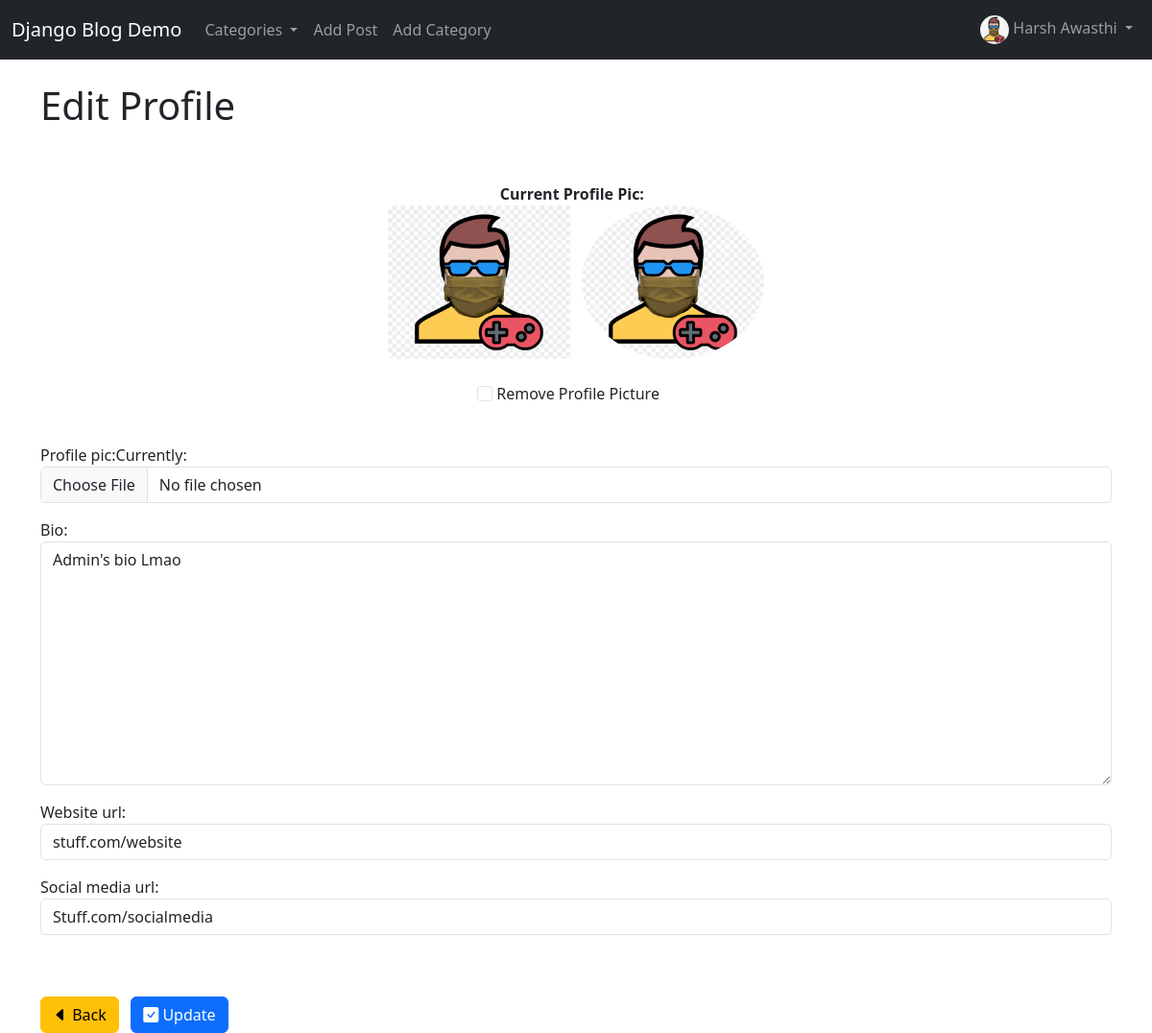
The page /1/1/editprofile/ (signed in) on the database its author committed.
### BlogDemo/models.py (models this page shows, shortened)
class UserProfile(models.Model):
    user = models.OneToOneField(User,null=True,on_delete=models.CASCADE)
    bio = models.TextField()
    profile_pic = models.ImageField(null=True,blank=True,upload_to='images/profilepics')
    social_media_url = models.CharField(max_length=255,null=True,blank=True)
    website_url = models.CharField(max_length=255,null=True,blank=True)

### AuthUsersSystem/views.py (the view)
# urls.py: path('<int:pk>/editprofile/', EditProfileView.as_view(),name='edit-profile'),
class EditProfileView(SuccessMessageMixin, generic.UpdateView):
    model = UserProfile
    form_class = EditProfileForm
    template_name = 'registration/edit_profile.html'
    success_url = reverse_lazy('home')
    success_message = "Profile updated successfully!"
    def get_context_data(self, *args, **kwargs):
        cat_menu = Category.objects.filter(id__lte=5)
        context = super(EditProfileView,self).get_context_data(*args,**kwargs)
        context["cat_menu"] = cat_menu
        return context

### AuthUsersSystem/forms.py
class EditProfileForm(forms.ModelForm):
    class Meta:
        model = UserProfile
        fields = ('profile_pic','bio','website_url','social_media_url')
        widgets ={
            'website_url' : forms.TextInput(attrs={'class':'form-control'}),
            'social_media_url' : forms.TextInput(attrs={'class':'form-control'}),
            'bio' : forms.Textarea(attrs={'class':'form-control'}),
            'profile_pic' : forms.ClearableFileInput(attrs={'class':'form-control'}),
        }

### BlogDemo/models.py (called while the page is built)
    def __str__(self):
        return self.name

### AuthUsersSystem/templates/registration/edit_profile.html (shortened to what this page needs)
{% extends 'base.html' %}
{% load static %}
{% block content %}
    {% if user.is_authenticated %}
        {% if user.id == userprofile.user.id %}
            <h1>Edit Profile</h1>
            <br/>
            <div class="form-group">
                <form id="edit_profile_form" method="POST" enctype="multipart/form-data">
                    {% if user.userprofile.profile_pic %}
                        <div class="container" align="center">
                            <br id="profile_preview_br" />
                            <label for="profile_preview" id="profile_preview_label"><strong>Current Profile Pic:</strong>&nbsp;&nbsp;</label><br/>
                            <img id="profile_preview" src="{{ user.userprofile.profile_pic.url }}" height="160" width ="190" class="rounded-start" alt="Profile Picture Preview">&nbsp;&nbsp;
                            <img id="profile_preview_rounded" src="{{ user.userprofile.profile_pic.url }}" height="160" width ="190" class="rounded-circle" alt="Profile Picture Preview">
                            <br/><br/>
                            <div class="mb-3 form-check-inline">
                                <input type="checkbox" class="form-check-input" name="profile_pic-clear" id="profile_pic-clear_id">
                                <label class="form-check-label" for="profile_pic-clear_id">Remove Profile Picture</label>
                            </div>
                        </div>
                    {% endif %}
                    <br/>
                    {{ form.as_p }}
                    <br/><br/>
                    <a href="{% url 'home' %}" class="btn btn-warning">
                        <i class="bi bi-caret-left-fill"></i>&nbsp;Back
                    </a>&nbsp;&nbsp;
                    <button type="submit" class="btn btn-primary"><i class="bi bi-check-square-fill"></i>&nbsp;Update</button>
                </form>
            </div>
        {% else %}
            <h1>User Access Denied</h1>
        {% endif %}
    {% else %}
        <h1>Access Denied</h1>
    {% endif %}
{% endblock %}

### BlogDemo/templates/base.html (shortened to what this page needs)
<!doctype html>
<html lang="en">
  <head>
    <link href="https://cdn.jsdelivr.net/npm/bootstrap@5.3.2/dist/css/bootstrap.min.css" rel="stylesheet">
    <link rel="stylesheet" href="https://cdn.jsdelivr.net/npm/bootstrap-icons@1.11.2/font/bootstrap-icons.min.css">
  </head>
  <body>
    {% load static %}
    <nav class="navbar navbar-expand-lg navbar-dark bg-dark">
        <div class="container-fluid">
          <a class="navbar-brand" href="{% url 'home' %}">Django Blog Demo</a>
          <div class="collapse navbar-collapse" id="navbarSupportedContent">
            <ul class="navbar-nav me-auto mb-2 mb-lg-0">
              {% if cat_menu %}
                <li class="nav-item dropdown">
                  <a class="nav-link dropdown-toggle" href="#" role="button" data-bs-toggle="dropdown" aria-expanded="false">
                    Categories
                  </a>
                </li>
              {% endif %}
              {% if user.is_authenticated %}
                <li class="nav-item">
                  <a class="nav-link" href="{% url 'add-post' %}">Add Post</a>
                </li>
                <li class="nav-item">
                  <a class="nav-link" href="{% url 'add-category' %}">Add Category</a>
                </li>
              {% endif %}
            </ul>
            <ul class="navbar-nav ml-auto mb-2 mb-lg-0">
              {% if user.is_authenticated %}
                <li class="nav-item dropdown">
                  <a class="nav-link dropdown-toggle" href="#" role="button" data-bs-toggle="dropdown" aria-expanded="false">
                    {% if user.userprofile.profile_pic %}
                      <img src="{{ user.userprofile.profile_pic.url }}" height="30" width ="30" class="rounded-circle" alt="Profile Picture">
                    {% else %}
                      <img src="{% static 'BlogDemo/images/default_profile_pic.jpg' %}" height="30" width ="30" class="rounded-circle" alt="Profile Picture">
                    {% endif %}
                    {{user.first_name}} {{user.last_name}}
                  </a>
                </li>
              {% endif %}
            </ul>
          </div>
        </div>
      </nav>
    <br/>
    <div class="container">
        {% block content %}
        {% endblock %}
    </div>
  </body>
</html>

### rows shown on the page
UserProfile: bio "Admin's bio Lmao", website_url "stuff.com/website", social_media_url "Stuff.com/socialmedia"

### other values the page prints
{{ user.first_name }} "Harsh"
{{ user.last_name }} "Awasthi"
